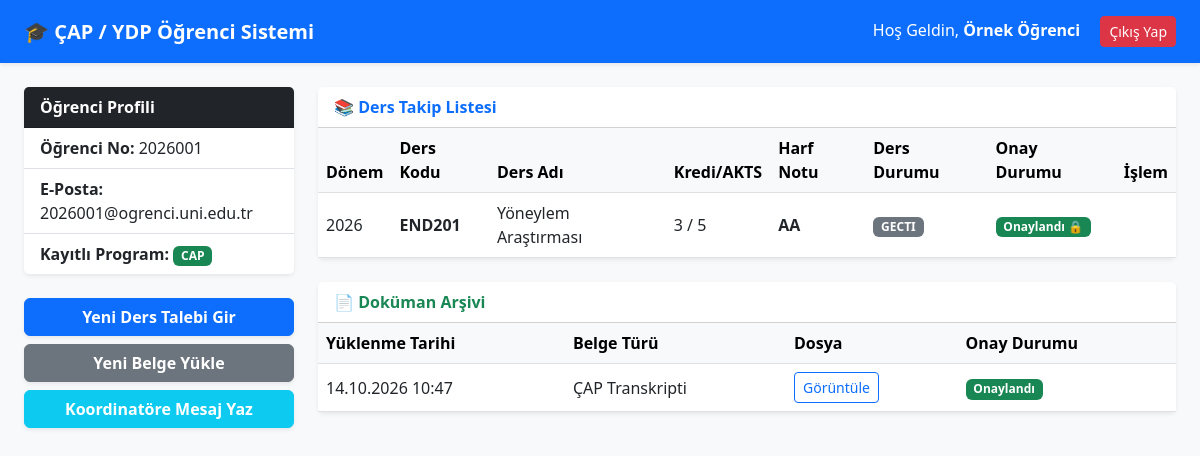
Screenshot of /panel.php (signed in) with the database file from the repository.
### tables this page shows
CREATE TABLE `kullanicilar` (
  `id` int(11) NOT NULL,
  `kullanici_adi` varchar(50) NOT NULL,
  `sifre` varchar(255) NOT NULL,
  `ad_soyad` varchar(100) NOT NULL,
  `eposta` varchar(100) DEFAULT NULL,
  `rol` enum('ogrenci','koordinator','bolum_baskani') NOT NULL,
  `program_turu` enum('cap','yandal','yok') DEFAULT 'yok',
  `kabul_donemi` varchar(20) DEFAULT NULL,
  `aktif_mi` tinyint(1) DEFAULT 1,
  `kayit_tarihi` timestamp NOT NULL DEFAULT current_timestamp()
);

CREATE TABLE `ogrenci_dersleri` (
  `id` int(11) NOT NULL,
  `ogrenci_id` int(11) NOT NULL,
  `ders_kodu` varchar(20) NOT NULL,
  `ders_adi` varchar(150) NOT NULL,
  `kredi` int(11) DEFAULT NULL,
  `akts` int(11) DEFAULT NULL,
  `akademik_yil_donem` varchar(20) DEFAULT NULL,
  `harf_notu` varchar(5) DEFAULT NULL,
  `durum` enum('planlandi','alindi','gecti','kaldi','muaf','cikarildi') DEFAULT 'planlandi',
  `onay_durumu` enum('bekliyor','onaylandi','reddedildi') DEFAULT 'bekliyor',
  `koordinator_notu` text DEFAULT NULL,
  `iptal_mi` tinyint(1) DEFAULT 0,
  `deneme_sayisi` int(11) NOT NULL DEFAULT 1,
  `alinan_donem` varchar(50) DEFAULT NULL
);

CREATE TABLE `belgeler` (
  `id` int(11) NOT NULL,
  `ogrenci_id` int(11) NOT NULL,
  `yukleyen_id` int(11) NOT NULL,
  `belge_turu` varchar(50) DEFAULT NULL,
  `dosya_yolu` varchar(255) NOT NULL,
  `onay_durumu` enum('bekliyor','onaylandi','reddedildi') DEFAULT 'bekliyor',
  `yuklenme_tarihi` timestamp NOT NULL DEFAULT current_timestamp(),
  `iptal_mi` tinyint(1) DEFAULT 0
);

### panel.php (the view, shortened to what this page needs)
<?php
require_once 'baglanti.php';
$kullanici_id = $_SESSION['kullanici_id'];
$sorgu = $db->prepare("SELECT * FROM kullanicilar WHERE id = :id");
$sorgu->execute(['id' => $kullanici_id]);
$ogrenci = $sorgu->fetch(PDO::FETCH_ASSOC);
$ders_sorgu = $db->prepare("SELECT * FROM ogrenci_dersleri WHERE ogrenci_id = :id AND iptal_mi = 0 ORDER BY akademik_yil_donem DESC");
$ders_sorgu->execute(['id' => $kullanici_id]);
$dersler = $ders_sorgu->fetchAll(PDO::FETCH_ASSOC);
$belge_sorgu = $db->prepare("SELECT * FROM belgeler WHERE ogrenci_id = :id AND iptal_mi = 0 ORDER BY yuklenme_tarihi DESC");
$belge_sorgu->execute(['id' => $kullanici_id]);
$belgeler = $belge_sorgu->fetchAll(PDO::FETCH_ASSOC);
?>
<!DOCTYPE html>
<html lang="tr">
<head>
    <link href="https://cdn.jsdelivr.net/npm/bootstrap@5.3.0/dist/css/bootstrap.min.css" rel="stylesheet">
</head>
<body class="bg-light">
<nav class="navbar navbar-dark bg-primary shadow-sm">
    <div class="container-fluid px-4">
        <a class="navbar-brand fw-bold" href="#">🎓 ÇAP / YDP Öğrenci Sistemi</a>
        <span class="navbar-text text-white">
            Hoş Geldin, <strong><?= htmlspecialchars($ogrenci['ad_soyad']) ?></strong>
            <a href="cikis.php" class="btn btn-sm btn-danger ms-3">Çıkış Yap</a>
        </span>
    </div>
</nav>
<div class="container-fluid mt-4 px-4">
    <div class="row">
        <div class="col-md-3">
            <div class="card shadow-sm mb-4 border-0">
                <div class="card-header bg-dark text-white fw-bold">Öğrenci Profili</div>
                <ul class="list-group list-group-flush">
                    <li class="list-group-item"><strong>Öğrenci No:</strong> <?= htmlspecialchars($ogrenci['kullanici_adi']) ?></li>
                    <li class="list-group-item"><strong>E-Posta:</strong> <?= htmlspecialchars($ogrenci['eposta']) ?></li>
                    <li class="list-group-item"><strong>Kayıtlı Program:</strong> <span class="badge bg-success"><?= strtoupper($ogrenci['program_turu']) ?></span></li>
                </ul>
            </div>
            <div class="d-grid gap-2">
                <button type="button" class="btn btn-primary fw-bold shadow-sm" data-bs-toggle="modal" data-bs-target="#dersTalebiModal">Yeni Ders Talebi Gir</button>
                <button type="button" class="btn btn-secondary fw-bold shadow-sm" data-bs-toggle="modal" data-bs-target="#belgeYukleModal">Yeni Belge Yükle</button>
                <button type="button" class="btn btn-info text-white fw-bold shadow-sm" data-bs-toggle="modal" data-bs-target="#mesajModal">Koordinatöre Mesaj Yaz</button>
            </div>
        </div>
        <div class="col-md-9">
            <div class="card shadow-sm mb-4 border-0">
                <div class="card-header bg-white fw-bold text-primary d-flex justify-content-between align-items-center">
                    <span>📚 Ders Takip Listesi</span>
                </div>
                <div class="card-body p-0">
                    <table class="table table-hover align-middle mb-0">
                        <thead class="table-light">
                            <tr>
                                <th>Dönem</th>
                                <th>Ders Kodu</th>
                                <th>Ders Adı</th>
                                <th>Kredi/AKTS</th>
                                <th>Harf Notu</th>
                                <th>Ders Durumu</th>
                                <th>Onay Durumu</th>
                                <th>İşlem</th>
                            </tr>
                        </thead>
                        <tbody>
                            <?php if (count($dersler) > 0): ?>
                                <?php foreach ($dersler as $d): ?>
                                    <tr>
                                        <td><?= htmlspecialchars($d['akademik_yil_donem']) ?></td>
                                        <td><strong><?= htmlspecialchars($d['ders_kodu']) ?></strong></td>
                                        <td><?= htmlspecialchars($d['ders_adi']) ?></td>
                                        <td><?= $d['kredi'] ?> / <?= $d['akts'] ?></td>
                                        <td><strong><?= $d['harf_notu'] ? htmlspecialchars($d['harf_notu']) : '-' ?></strong></td>
                                        <td><span class="badge bg-secondary"><?= strtoupper($d['durum']) ?></span></td>
                                        <td>
                                            <?php
                                                if($d['onay_durumu'] == 'bekliyor') echo '<span class="badge bg-warning text-dark">Onay Bekliyor</span>';
                                                elseif($d['onay_durumu'] == 'onaylandi') echo '<span class="badge bg-success">Onaylandı 🔒</span>';
                                                else echo '<span class="badge bg-danger">Reddedildi</span>';
                                            ?>
                                        </td>
                                        <td>
                                        </td>
                                    </tr>
                                <?php endforeach; ?>
                            <?php else: ?>
                                <tr><td colspan="8" class="text-center py-4 text-muted">Sisteme henüz bir ders girmediniz.</td></tr>
                            <?php endif; ?>
                        </tbody>
                    </table>
                </div>
            </div>
            <div class="card shadow-sm border-0">
                <div class="card-header bg-white fw-bold text-success d-flex justify-content-between align-items-center">
                    <span>📄 Doküman Arşivi</span>
                </div>
                <div class="card-body p-0">
                    <table class="table table-hover align-middle mb-0">
                        <thead class="table-light">
                            <tr>
                                <th>Yüklenme Tarihi</th>
                                <th>Belge Türü</th>
                                <th>Dosya</th>
                                <th>Onay Durumu</th>
                            </tr>
                        </thead>
                        <tbody>
                            <?php if (count($belgeler) > 0): ?>
                                <?php foreach ($belgeler as $b): ?>
                                    <tr>
                                        <td><?= date('d.m.Y H:i', strtotime($b['yuklenme_tarihi'])) ?></td>
                                        <td><?= htmlspecialchars($b['belge_turu']) ?></td>
                                        <td><a href="<?= htmlspecialchars($b['dosya_yolu']) ?>" target="_blank" class="btn btn-sm btn-outline-primary">Görüntüle</a></td>
                                        <td>
                                            <?php
                                                if($b['onay_durumu'] == 'bekliyor') echo '<span class="badge bg-warning text-dark">İnceleniyor</span>';
                                                elseif($b['onay_durumu'] == 'onaylandi') echo '<span class="badge bg-success">Onaylandı</span>';
                                                else echo '<span class="badge bg-danger">Reddedildi</span>';
                                            ?>
                                        </td>
                                    </tr>
                                <?php endforeach; ?>
                            <?php else: ?>
                                <tr><td colspan="4" class="text-center py-4 text-muted">Arşivinizde henüz belge bulunmuyor.</td></tr>
                            <?php endif; ?>
                        </tbody>
                    </table>
                </div>
            </div>
        </div>
    </div>
</div>
</body>
</html>

### rows the page displays
kullanicilar: ad_soyad "Örnek Öğrenci", kullanici_adi "2026001", eposta "2026001@ogrenci.uni.edu.tr", program_turu "CAP"
ogrenci_dersleri: akademik_yil_donem "2026", ders_kodu "END201", ders_adi "Yöneylem Araştırması", kredi "3", akts "5", harf_notu "AA", durum "GECTI", onay_durumu "Onaylandı 🔒"
belgeler: yuklenme_tarihi "14.10.2026 10:47", belge_turu "ÇAP Transkripti", onay_durumu "Onaylandı"
